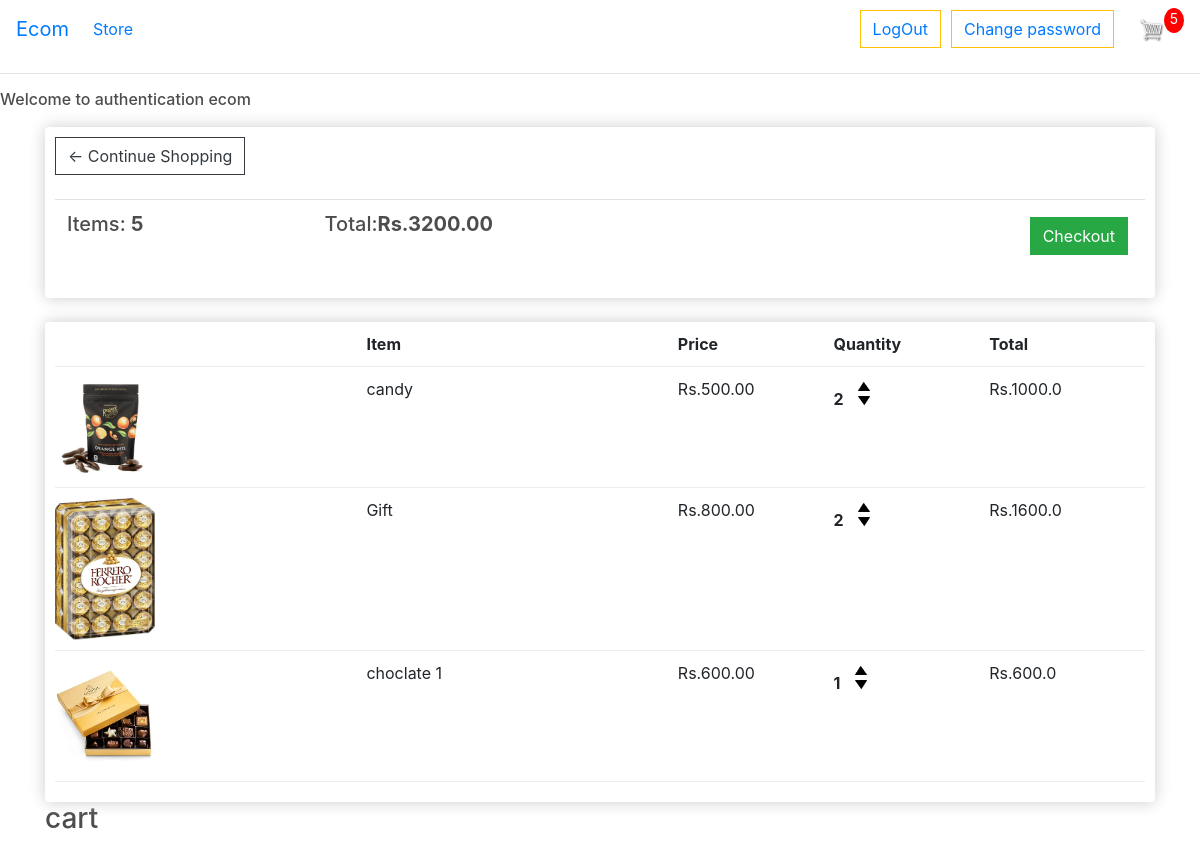
The app's page /cart/ (signed in) with its own data.
### store/models.py (models this page shows, shortened)
class Order(models.Model):
    customer = models.ForeignKey(customer, on_delete=models.SET_NULL, blank=True, null=True)
    date_orderd = models.DateTimeField(auto_now=True)
    complete = models.BooleanField(default=False,null=True, blank=False)
    transaction_id = models.CharField(max_length=200,null=True)
    @property
    def get_cart_total(self):
        orderitems = self.orderitem_set.all()
        total = sum([item.get_total for item in orderitems])
        return total
    @property
    def get_cart_items(self):
        orderitems = self.orderitem_set.all()
        total = sum([item.quantity for item in orderitems])
        return total

class Orderitem(models.Model):
    product = models.ForeignKey(Product, on_delete=models.SET_NULL, blank=True, null=True)
    order = models.ForeignKey(Order, on_delete=models.SET_NULL, blank=True, null=True)
    quantity = models.IntegerField(default=0, null=True, blank=True)
    date_added = models.DateTimeField(auto_now_add=True)
    @property
    def get_total(self):
        total = self.product.price * self.quantity
        return total

class Product(models.Model):
    name = models.CharField(max_length=200, null=True)
    price = models.FloatField()
    digital = models.BooleanField(default=False, null=True, blank=False)
    image =models.ImageField(null=True, blank=True)
    @property
    def imageURL(self):
        try:
            url = self.image.url
        except:
            url = ''
        return url

### store/views.py (the view)
# urls.py: path('cart/', views.cart, name="cart"),
def cart(request):
    if request.user.is_authenticated:
        customer = request.user.customer
        order, created = Order.objects.get_or_create(customer=customer, complete=False)
        items=order.orderitem_set.all()
        cartItems = order.get_cart_items
    else:
        items = []
        order = {'get_cart_total':0, 'get_cart_items':0}
        cartItems= order['get_cart_items']
        products = Product.objects.all()
    context = {'items':items, 'order':order, 'cartItems':cartItems}
    return render(request, 'store/cart.html', context)

### store/templates/store/cart.html
{% extends 'store/main.html' %}
{% load static %}
{% block content %}
{% load static %}
<div class="row">
    <div class="col-lg-12">
        <div class="box-element">
            <a  class="btn btn-outline-dark" href="{% url 'store' %}">&#x2190; Continue Shopping</a>
            <br>
            <br>
            <table class="table">
                <tr>
                    <th><h5>Items: <strong>{{order.get_cart_items}}</strong></h5></th>
                    <th><h5>Total:<strong>Rs.{{order.get_cart_total|floatformat:2}}</strong></h5></th>
                    <th>
                        <a  style="float:right; margin:5px;" class="btn btn-success" href="{% url 'chekout' %}">Checkout</a>
                    </th>
                </tr>
            </table>
        </div>
        <br>
        <div class="box-element">
            <div class="cart-row">
                <div style="flex:2"></div>
                <div style="flex:2"><strong>Item</strong></div>
                <div style="flex:1"><strong>Price</strong></div>
                <div style="flex:1"><strong>Quantity</strong></div>
                <div style="flex:1"><strong>Total</strong></div>
            </div>
            {% for item in items %}
            <div class="cart-row">
                <div style="flex:2"><img class="row-image" src="{{item.product.imageURL}}"></div>
                <div style="flex:2"><p>{{item.product.name}}</p></div>
                <div style="flex:1"><p>Rs.{{item.product.price|floatformat:2}}</p></div>
                <div style="flex:1">
                    <p class="quantity">{{item.quantity}}</p>
                    <div class="quantity">
                        <img class="chg-quantity" src="{% static  'images/arrow-up.png'  %}">
                        <img class="chg-quantity" src="{% static  'images/arrow-down.png' %}">
                    </div>
                </div>
                <div style="flex:1"><p>Rs.{{item.get_total}}</p></div>
            </div>
            {% endfor %}
        </div>
    </div>
</div>
<h3>cart</h3>
{% endblock content %}

### store/templates/store/main.html (shortened to what this page needs)
<!DOCTYPE html>
{% load static %}
<html>
<head>
	<link rel="stylesheet" href="https://stackpath.bootstrapcdn.com/bootstrap/4.4.1/css/bootstrap.min.css">
	<link rel="stylesheet" type="text/css" href="{% static 'css/main.css' %}">
</head>
<body>
	<nav class="navbar navbar-expand-lg navbar-white bg-white">
		<a class="navbar-brand" href="{% url 'store' %}">Ecom</a>
		<div class="collapse navbar-collapse" id="navbarSupportedContent">
		  <ul class="navbar-nav mr-auto">
			<li class="nav-item active">
			  <a class="nav-link" href="{% url 'store' %}">Store <span class="sr-only">(current)</span></a>
			</li>
		  </ul>
			{%if request.user.is_authenticated%}
			<button class="btn btn-outline-warning" style="margin-right: 10px;" ><a href="{%url 'logout'%}"class="button1">LogOut</a></button>
			<button class="btn btn-outline-warning" style="margin-right: 10px;" ><a href="{%url 'password_change'%}"class="button1">Change password</a></button>
			{%else%}
			<button class="btn btn-outline-warning" style="margin-right: 10px;" ><a href="{%url 'SignUp' %}">SignUp</a></button>
			<button class="btn btn-outline-warning" style="margin-right: 10px;"><a href="{%url 'login' %}">LogIn</a></button>
			{%endif%}
			<br>
			<a href="{% url 'cart' %}">
			 <img  id="cart" src="{% static 'images/cart.png' %}" style="width:25px; display: inline-block; margin-left: 15px;">
		   </a>
		   <p id="cart-total">{{cartItems}}</p>
		   </div>
	  </nav>
<hr>
<h6>Welcome to authentication {%if request.user.is_authenticated%}{{request.user}}{%else%}Visitor{%endif%}</h6>
	<div class="container">
		{% block content %}
		{% endblock content %}
	</div>
</body>
</html>

### static/css/main.css (style rules this page uses)
h1,h2,h3,h4,h5,h6 { color:hsl(0, 0%, 30%); }
.box-element { box-shadow:hsl(0, 0%, 80%) 0 0 16px; background-color: #fff; border-radius: 4px; padding: 10px; }
#cart { width:25px; display: inline-block; margin-left: 15px; }
#cart-total { display: block; text-align: center; color:#fff; background-color: red; width: 20px; height: 25px; border-radius: 50%; font-size: 14px; }
.col-lg-4, .col-lg-6, .col-lg-8, .col-lg-12 { margin-top: 10px; }
.btn { border-radius: 0; }
.row-image { width: 100px; }
.cart-row { display: flex; align-items: flex-stretch; padding-bottom: 10px; margin-bottom: 10px; border-bottom: 1px solid #ececec; }
.quantity { display: inline-block; font-weight: 700; padding-right:10px; }
.chg-quantity { width: 12px; cursor: pointer; display: block; margin-top: 5px; transition:.1s; }

### records on screen
Order: get_cart_items "5", get_cart_total "3200.00"
Orderitem: product.imageURL (picture), product.name "candy", product.price "500.00", quantity "2", get_total "1000.0"
Orderitem: product.imageURL (picture), product.name "Gift", product.price "800.00", quantity "2", get_total "1600.0"
Orderitem: product.imageURL (picture), product.name "choclate 1", product.price "600.00", quantity "1", get_total "600.0"

### other values on screen
{{ cartItems }} "5"
{{ request.user }} "ecom"
